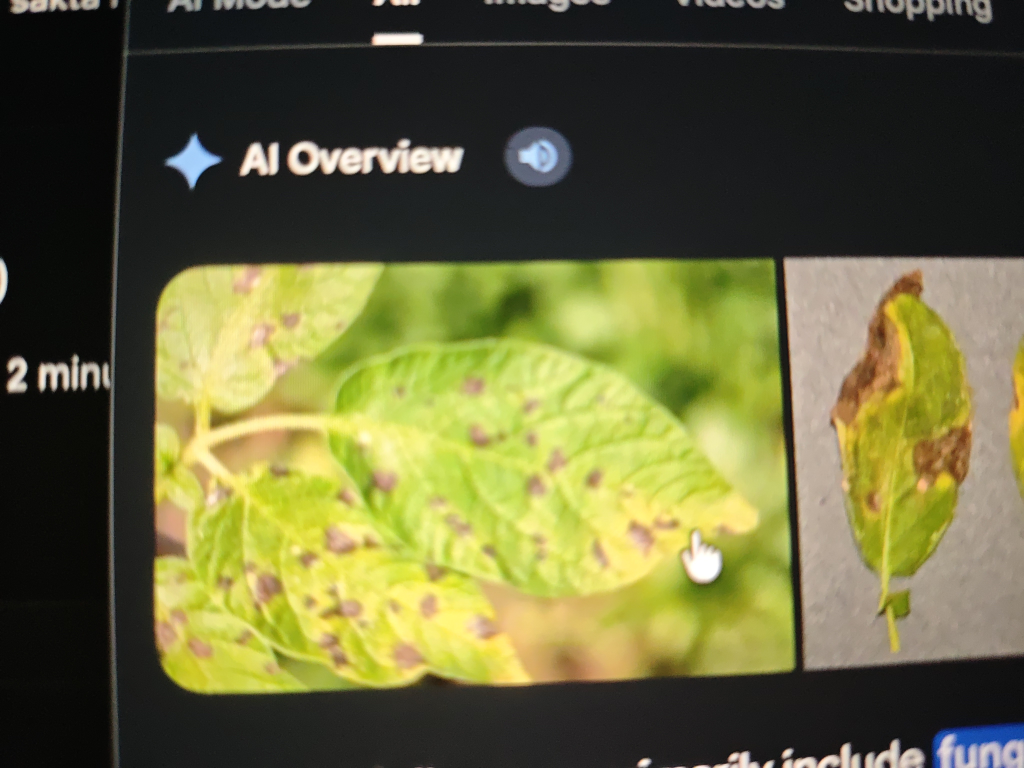
#> input picture uploads/leaves/131ebaaaf682_17904174530142002692143110988734.jpg, 4096 x 3072 px (shown at 1/4 size)
$ python -i train_model.py   (imports and definitions only)
#> lines starting #> are read from the running program, lines starting #| are printed output that depends on the picture; after the words box and inside, x2 and y2 are one past the last pixel; in counts of white or black regions, pixels touching at a corner belong together
#> further down, picture is the input picture: PIL image 4096x3072 RGB; mean R, G, B 104.4, 103.1, 60.3
#!/usr/bin/env python3
"""
Phase 6: Real AI Model Training Pipeline (Streaming Mini-Batches, Never Loads All 80k into RAM)
===============================================================================================
Supports:
  1. TensorFlow / Keras Transfer Learning (`MobileNetV2` / `EfficientNetB0`) with GPU/Apple Metal acceleration
     when `tensorflow` is available in the Python environment.
  2. CPU-Compatible Out-of-Core Streaming Neural Network (`Scikit-Learn Deep Foliar MLPClassifier` via `partial_fit`)
     over 36-dimensional multi-scale botanical & chromatic descriptors when running on Python 3.14 or CPU-only hosts.

Features:
  - Batch-based streaming from `data/processed/train` and `data/processed/validation` (never loads 80k images into RAM)
  - Training-only augmentation (flips, rotations, brightness jitter; never applied to validation/test)
  - Class weighting for imbalanced classes
  - Resumable checkpoints (`ai/models/checkpoints/`)
  - Early stopping & learning-rate scheduling
  - Reproducible random seeds (`--seed 42`)
  - Saves versioned model + `model_metadata.json` + training/validation learning curves (`data/metadata/training_curves.svg`)
"""

import argparse
import json
import math
import os
import pickle
import random
import sys
import time
from pathlib import Path
from typing import Dict, Iterator, List, Optional, Tuple
import numpy as np
from PIL import Image, ImageEnhance

PROJECT_ROOT = Path(__file__).resolve().parent.parent
sys.path.insert(0, str(PROJECT_ROOT))

PROCESSED_DIR_DEFAULT = PROJECT_ROOT / "data" / "processed"
METADATA_DIR_DEFAULT = PROJECT_ROOT / "data" / "metadata"
WEIGHTS_DIR = PROJECT_ROOT / "ai" / "models" / "weights"
CHECKPOINTS_DIR = PROJECT_ROOT / "ai" / "models" / "checkpoints"


# [9 lines left out: function set_reproducible_seeds, not called in this run]


def extract_36d_foliar_descriptor(img: Image.Image, image_size: int = 224) -> np.ndarray:
    """
    Extracts a rich 36-dimensional botanical & multi-zone foliar descriptor from an RGB PIL image:
      - Global RGB mean, std, skewness (9 features)
      - Global HSV mean, std (6 features)
      - Excess Green Index (ExG = 2G - R - B), Excess Red (ExR = 1.4R - G), Normalized Green-Red Diff (NGRDI) stats (6 features)
      - Center vs Border spatial lesion contrast & necrotic spot ratios across 3x3 grid (9 features)
      - Multi-scale gradient & high-frequency texture descriptors (6 features)
    """
#> called with image_size = 224
    resized = img.convert("RGB").resize((image_size, image_size), Image.Resampling.BILINEAR)
    arr = np.asarray(resized, dtype=np.float32) / 255.0
    r, g, b = arr[:, :, 0], arr[:, :, 1], arr[:, :, 2]
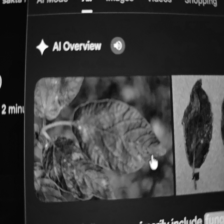
#> b: shape (224, 224) float32; min 0.0196, max 1, mean 0.237

    # 1. Global RGB moments (9)
    rgb_means = [float(np.mean(r)), float(np.mean(g)), float(np.mean(b))]
#> rgb_means = [0.409, 0.404, 0.237]
    rgb_stds = [float(np.std(r)), float(np.std(g)), float(np.std(b))]
#> rgb_stds = [0.34, 0.33, 0.188]
    rgb_q75_q25 = [
        float(np.percentile(r, 75) - np.percentile(r, 25)),
        float(np.percentile(g, 75) - np.percentile(g, 25)),
        float(np.percentile(b, 75) - np.percentile(b, 25)),
    ]
#> rgb_q75_q25 = [0.655, 0.624, 0.278]

    # 2. HSV moments (6)
    hsv_arr = np.asarray(resized.convert("HSV"), dtype=np.float32) / 255.0
    h, s, v = hsv_arr[:, :, 0], hsv_arr[:, :, 1], hsv_arr[:, :, 2]
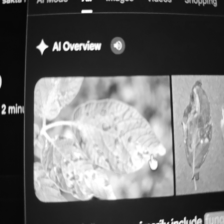
#> v: shape (224, 224) float32; min 0.0235, max 1, mean 0.426
    hsv_stats = [
        float(np.mean(h)), float(np.std(h)),
        float(np.mean(s)), float(np.std(s)),
        float(np.mean(v)), float(np.std(v)),
    ]
#> hsv_stats = [0.271, 0.202, 0.313, 0.246, 0.426, 0.345]

    # 3. Botanical indices: ExG, ExR, NGRDI (6)
    exg = 2.0 * g - r - b
    exr = 1.4 * r - g
    ngrdi = (g - r) / (g + r + 1e-5)
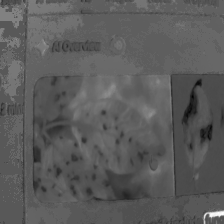
#> ngrdi: shape (224, 224) float32; min -0.308, max 0.578, mean 0.00926; drawn with min black and max white
    botanical_stats = [
        float(np.mean(exg)), float(np.std(exg)),
        float(np.mean(exr)), float(np.std(exr)),
        float(np.mean(ngrdi)), float(np.std(ngrdi)),
    ]
#> botanical_stats = [0.163, 0.226, 0.169, 0.158, 0.00926, 0.0553]

    # 4. Spatial 3x3 lesion & chlorosis grid descriptors (9)
    necrotic_mask = ((r > g * 1.04) & (b < 0.55)).astype(np.float32)
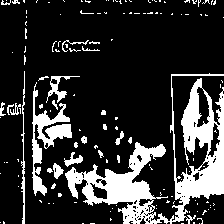
#> necrotic_mask: shape (224, 224) float32; values 0 (black) and 1 (white), 19.9% white; 141 white regions (117 under 20 px), largest, box (x1, y1, x2, y2) and area: (65, 73, 224, 224) 6812, (32, 82, 72, 196) 1340, (21, 71, 25, 224) 263
    chlorotic_mask = ((r > 0.45) & (g > 0.45) & (b < 0.35)).astype(np.float32)
#> chlorotic_mask: shape (224, 224) float32; values 0 (black) and 1 (white), 18.8% white; 68 white regions (51 under 20 px), largest, box (x1, y1, x2, y2) and area: (44, 76, 172, 135) 3031, (35, 136, 88, 202) 1749, (182, 85, 213, 168) 1535
    h_step = image_size // 3
    grid_feats = []
    for gi in range(3):
        for gj in range(3):
            patch_nec = necrotic_mask[gi * h_step:(gi + 1) * h_step, gj * h_step:(gj + 1) * h_step]
            patch_chl = chlorotic_mask[gi * h_step:(gi + 1) * h_step, gj * h_step:(gj + 1) * h_step]
            grid_feats.append(float(np.mean(patch_nec) + 0.5 * np.mean(patch_chl)))
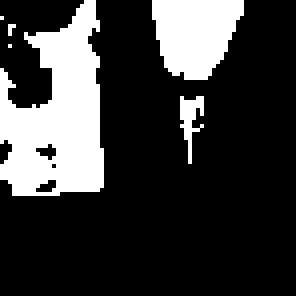
#> patch_chl: shape (74, 74) float32 (shown 4 times larger); values 0 (black) and 1 (white), 22.5% white; 6 white regions (3 under 20 px), largest, box (x1, y1, x2, y2) and area: (0, 0, 26, 49) 831, (38, 0, 61, 20) 347, (45, 24, 51, 41) 49
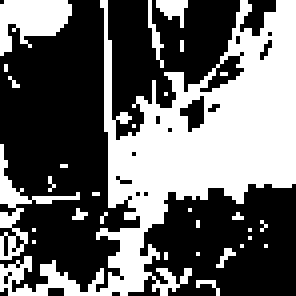
#> patch_nec: shape (74, 74) float32 (shown 4 times larger); values 0 (black) and 1 (white), 40.6% white; 30 white regions (25 under 20 px), largest, box (x1, y1, x2, y2) and area: (0, 0, 74, 74) 1829, (0, 0, 18, 14) 159, (0, 36, 20, 65) 110, (39, 0, 47, 7) 31, (37, 0, 41, 17) 23
#> after the loop, grid_feats = [0.0365, 0.0292, 0.0195, 0.347, 0.264, 0.52, 0.296, 0.587, 0.518]

    # 5. Multi-scale spatial gradient & texture descriptors (6)
    gx = np.abs(np.diff(g, axis=1))
    gy = np.abs(np.diff(g, axis=0))
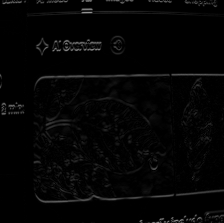
#> gy: shape (223, 224) float32; min 0, max 0.588, mean 0.0204
    rx = np.abs(np.diff(r, axis=1))
    ry = np.abs(np.diff(r, axis=0))
    texture_stats = [
        float(np.mean(gx)), float(np.std(gx)),
        float(np.mean(gy)), float(np.std(gy)),
        float(np.mean(rx) + np.mean(ry)),
        float(np.mean(necrotic_mask)),
    ]
#> texture_stats = [0.0245, 0.0568, 0.0204, 0.0492, 0.0459, 0.199]

    vec = np.array(
        rgb_means + rgb_stds + rgb_q75_q25 + hsv_stats + botanical_stats + grid_feats + texture_stats,
        dtype=np.float32,
    )
#> vec = 36 values, max 0.655 at index 6, min 0.00926 at index 19, mean 0.252
    return vec


# [423 lines left out: functions apply_training_augmentation, discover_split_files, stream_feature_batches, save_training_curves_svg, train_tensorflow_mobilenetv2, train_streaming_neural_fallback and 1 more, not called in this run]


# [2 lines not run here, left out]

>>> from PIL import Image
>>> picture = Image.open('../uploads/leaves/131ebaaaf682_17904174530142002692143110988734.jpg')
>>> result = extract_36d_foliar_descriptor(picture)
#> result has the same summary as vec in extract_36d_foliar_descriptor

$ run again, on uploads/leaves/80c48e76ee14_webcam_capture.jpg
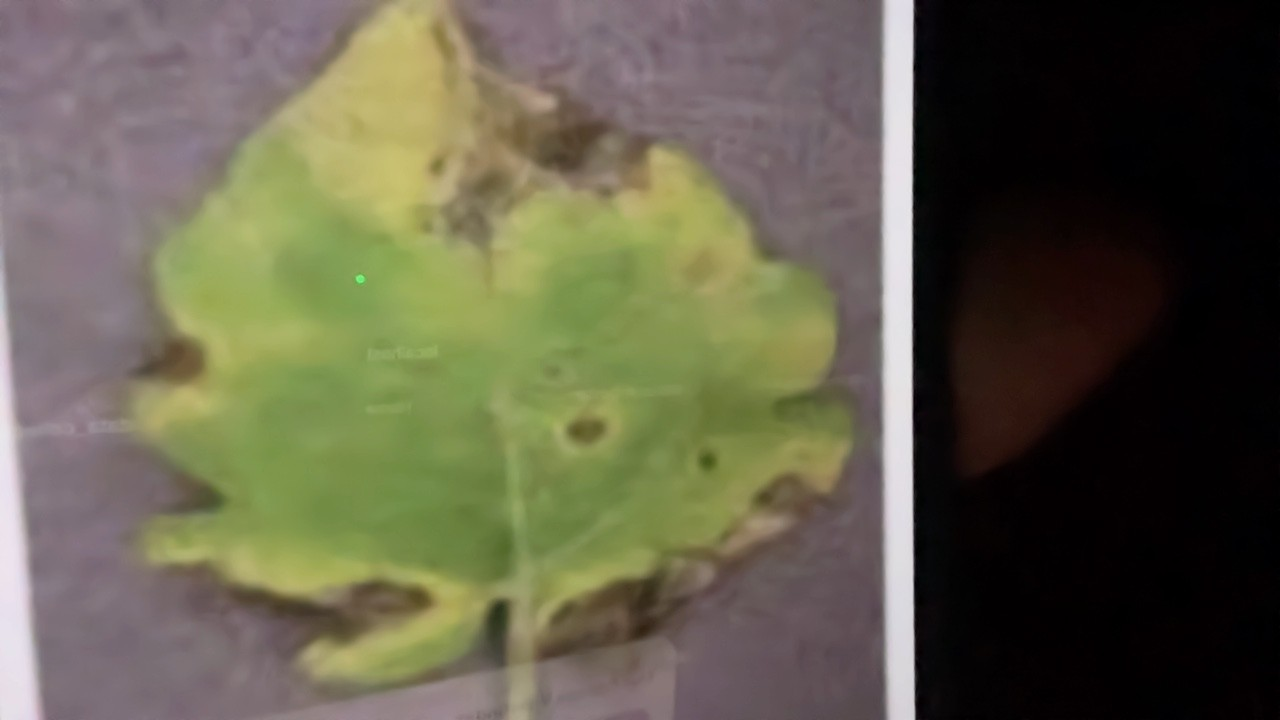
#> input picture uploads/leaves/80c48e76ee14_webcam_capture.jpg, 1280 x 720 px
#> picture is the input picture: PIL image 1280x720 RGB; mean R, G, B 99, 95.6, 74.8
#> rgb_means = [0.388, 0.375, 0.293]
#> rgb_stds = [0.247, 0.254, 0.209]
#> rgb_q75_q25 = [0.455, 0.541, 0.404]
#> hsv_stats = [0.494, 0.388, 0.399, 0.303, 0.403, 0.256]
#> botanical_stats = [0.0682, 0.169, 0.169, 0.108, -0.17, 0.332]
#> necrotic_mask: shape (224, 224) float32; values 0 (black) and 1 (white), 61.4% white; 56 black regions (42 under 20 px), largest, box (x1, y1, x2, y2) and area: (23, 35, 151, 216) 14023, (153, 0, 175, 224) 2253, (193, 0, 224, 107) 1424
#> chlorotic_mask: shape (224, 224) float32; values 0 (black) and 1 (white), 17.4% white; 42 white regions (34 under 20 px), largest, box (x1, y1, x2, y2) and area: (26, 65, 149, 214) 8333, (34, 88, 46, 99) 83, (30, 174, 55, 187) 33
#> after the loop in extract_36d_foliar_descriptor, `for gi in range(3):`:
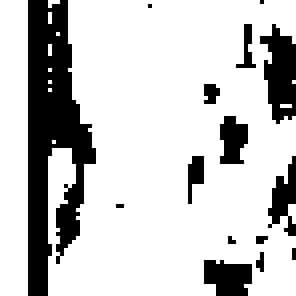
#> patch_nec: shape (74, 74) float32 (shown 4 times larger); values 0 (black) and 1 (white), 78.3% white; 15 black regions (8 under 20 px), largest, box (x1, y1, x2, y2) and area: (7, 0, 24, 74) 725, (65, 6, 74, 31) 147, (51, 65, 63, 74) 87
#> after the loop in extract_36d_foliar_descriptor, `for gi in range(3):`: grid_feats = [0.786, 0.92, 0.628, 0.549, 0.415, 0.812, 0.71, 0.722, 0.783]
#> in extract_36d_foliar_descriptor, `ry = np.abs(np.diff(r, axis=0))`:
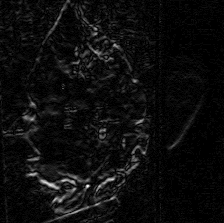
#> ry: shape (223, 224) float32; min 0, max 0.122, mean 0.00628; drawn with min black and max white
#> texture_stats = [0.0151, 0.0477, 0.00599, 0.0101, 0.0216, 0.614]
#> vec = 36 values, max 0.92 at index 22, min -0.17 at index 19, mean 0.365
#> result has the same summary as vec in extract_36d_foliar_descriptor

$ run again, on uploads/leaves/ad12c873ad84_webcam_capture.jpg
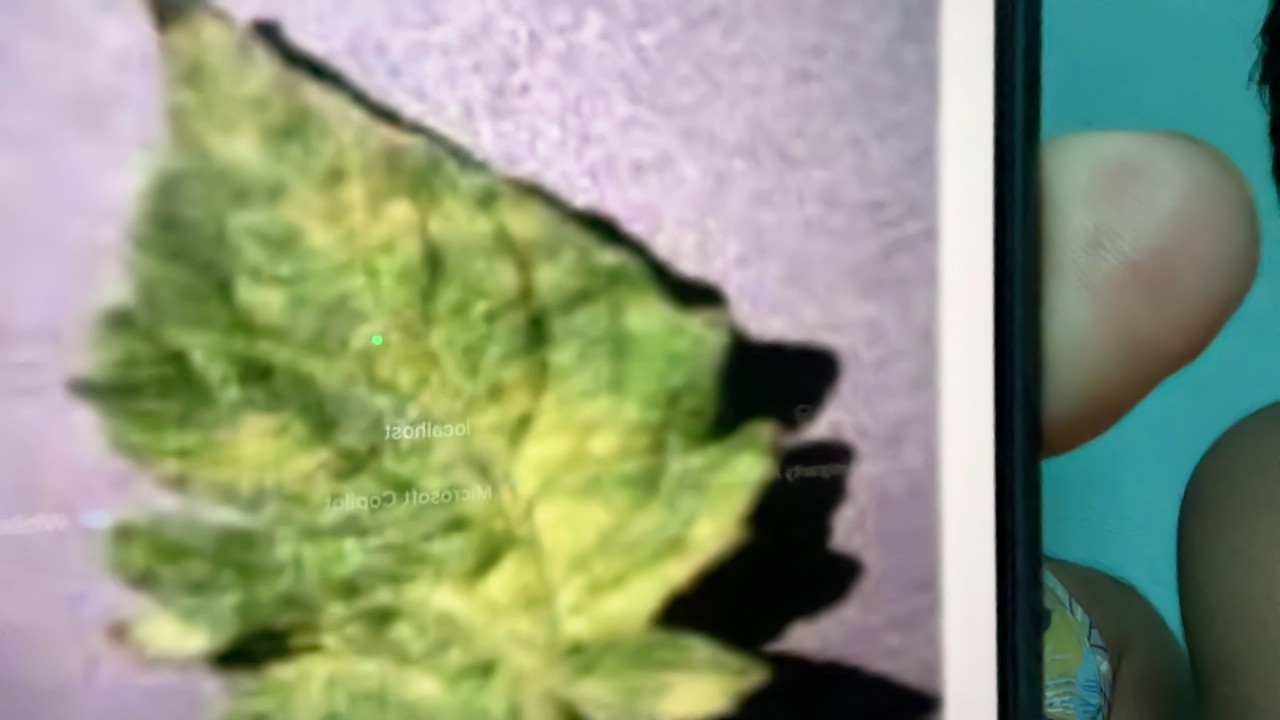
#> input picture uploads/leaves/ad12c873ad84_webcam_capture.jpg, 1280 x 720 px
#> picture is the input picture: PIL image 1280x720 RGB; mean R, G, B 140.9, 150.8, 124.7
#> rgb_means = [0.553, 0.591, 0.489]
#> rgb_stds = [0.268, 0.224, 0.262]
#> rgb_q75_q25 = [0.42, 0.247, 0.443]
#> hsv_stats = [0.425, 0.286, 0.335, 0.242, 0.617, 0.237]
#> botanical_stats = [0.141, 0.225, 0.182, 0.195, 0.0836, 0.188]
#> necrotic_mask: shape (224, 224) float32; values 0 (black) and 1 (white), 5.1% white; 35 white regions (26 under 20 px), largest, box (x1, y1, x2, y2) and area: (127, 99, 165, 224) 1217, (182, 68, 217, 142) 984, (119, 163, 132, 188) 81
#> chlorotic_mask: shape (224, 224) float32; values 0 (black) and 1 (white), 11.3% white; 63 white regions (48 under 20 px), largest, box (x1, y1, x2, y2) and area: (19, 47, 135, 218) 3544, (43, 148, 97, 221) 1075, (100, 166, 120, 186) 153
#> after the loop in extract_36d_foliar_descriptor, `for gi in range(3):`:
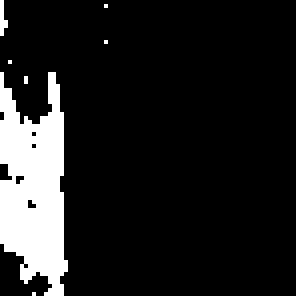
#> patch_nec: shape (74, 74) float32 (shown 4 times larger); values 0 (black) and 1 (white), 12.3% white; 7 white regions (6 under 20 px), largest, box (x1, y1, x2, y2) and area: (0, 18, 17, 74) 659
#> after the loop in extract_36d_foliar_descriptor, `for gi in range(3):`: grid_feats = [0.057, 0.0163, 0.0042, 0.117, 0.196, 0.181, 0.0957, 0.186, 0.123]
#> in extract_36d_foliar_descriptor, `gy = np.abs(np.diff(g, axis=0))`:
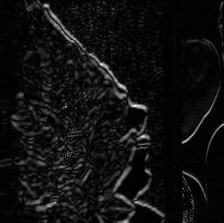
#> gy: shape (223, 224) float32; min 0, max 0.224, mean 0.0141; drawn with min black and max white
#> texture_stats = [0.0294, 0.054, 0.0141, 0.021, 0.0435, 0.0511]
#> vec = 36 values, max 0.617 at index 13, min 0.0042 at index 23, mean 0.218
#> result has the same summary as vec in extract_36d_foliar_descriptor

$ run again, on uploads/leaves/b78bb3909ce7_webcam_capture.jpg
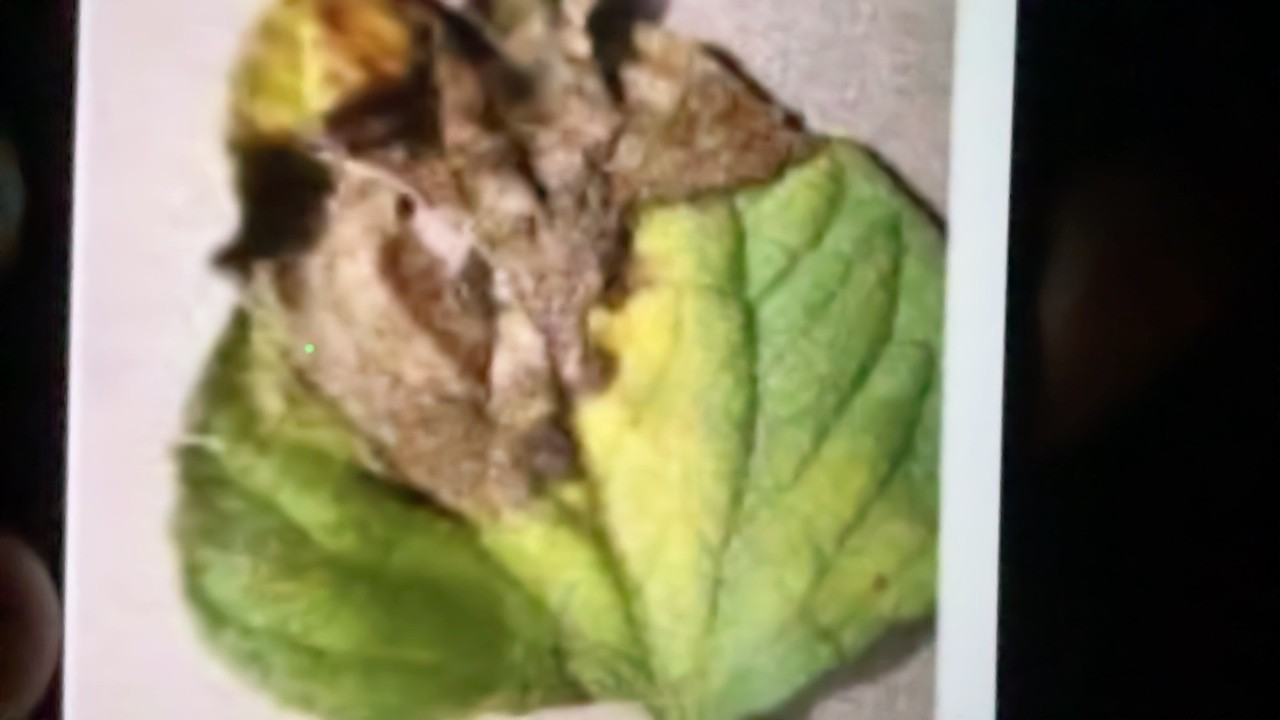
#> input picture uploads/leaves/b78bb3909ce7_webcam_capture.jpg, 1280 x 720 px
#> picture is the input picture: PIL image 1280x720 RGB; mean R, G, B 123.6, 118.8, 88.1
#> rgb_means = [0.485, 0.466, 0.346]
#> rgb_stds = [0.324, 0.317, 0.296]
#> rgb_q75_q25 = [0.639, 0.647, 0.455]
#> hsv_stats = [0.255, 0.279, 0.365, 0.241, 0.503, 0.328]
#> botanical_stats = [0.101, 0.174, 0.213, 0.159, -0.0135, 0.173]
#> necrotic_mask: shape (224, 224) float32; values 0 (black) and 1 (white), 32.5% white; 38 white regions (30 under 20 px), largest, box (x1, y1, x2, y2) and area: (37, 0, 165, 164) 10964, (178, 49, 224, 143) 2753, (0, 0, 14, 224) 1823
#> chlorotic_mask: shape (224, 224) float32; values 0 (black) and 1 (white), 12.5% white; 117 white regions (107 under 20 px), largest, box (x1, y1, x2, y2) and area: (130, 43, 165, 211) 2030, (32, 104, 85, 224) 1886, (77, 139, 119, 224) 876
#> after the loop in extract_36d_foliar_descriptor, `for gi in range(3):`: grid_feats = [0.555, 0.745, 0.187, 0.447, 0.568, 0.382, 0.268, 0.223, 0.153]
#> in extract_36d_foliar_descriptor, `gy = np.abs(np.diff(g, axis=0))`:
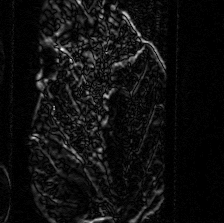
#> gy: shape (223, 224) float32; min 0, max 0.18, mean 0.0108; drawn with min black and max white
#> texture_stats = [0.0317, 0.0608, 0.0108, 0.0162, 0.0432, 0.325]
#> vec = 36 values, max 0.745 at index 22, min -0.0135 at index 19, mean 0.299
#> result has the same summary as vec in extract_36d_foliar_descriptor
